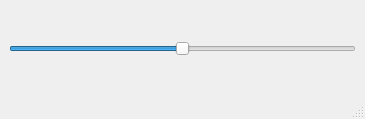
<ui version="4.0" >
 <class>Entenhausen</class>
 <widget class="QMainWindow" name="Entenhausen" >
  <property name="geometry" >
   <rect>
    <x>0</x>
    <y>0</y>
    <width>365</width>
    <height>119</height>
   </rect>
  </property>
  <property name="windowTitle" >
   <string>MainWindow</string>
  </property>
  <widget class="QWidget" name="centralwidget" >
   <layout class="QVBoxLayout" >
    <property name="margin" >
     <number>9</number>
    </property>
    <property name="spacing" >
     <number>6</number>
    </property>
    <item>
     <widget class="QSlider" name="Dagobert" >
      <property name="minimum" >
       <number>123</number>
      </property>
      <property name="maximum" >
       <number>789</number>
      </property>
      <property name="value" >
       <number>456</number>
      </property>
      <property name="orientation" >
       <enum>Qt::Horizontal</enum>
      </property>
     </widget>
    </item>
   </layout>
  </widget>
  <widget class="QMenuBar" name="menubar" >
   <property name="geometry" >
    <rect>
     <x>0</x>
     <y>0</y>
     <width>365</width>
     <height>28</height>
    </rect>
   </property>
  </widget>
  <widget class="QStatusBar" name="statusbar" />
 </widget>
 <resources/>
 <connections/>
</ui>
